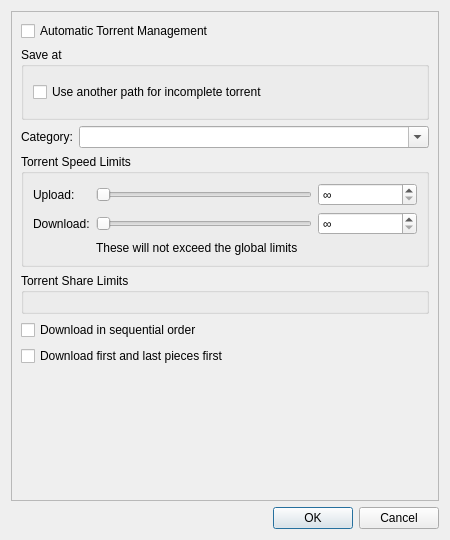
<?xml version="1.0" encoding="UTF-8"?>
<ui version="4.0">
 <class>TorrentOptionsDialog</class>
 <widget class="QDialog" name="TorrentOptionsDialog">
  <property name="geometry">
   <rect>
    <x>0</x>
    <y>0</y>
    <width>450</width>
    <height>540</height>
   </rect>
  </property>
  <property name="windowTitle">
   <string>Torrent Options</string>
  </property>
  <layout class="QVBoxLayout" name="verticalLayout_3">
   <item>
    <widget class="QScrollArea" name="scrollArea">
     <property name="widgetResizable">
      <bool>true</bool>
     </property>
     <widget class="QWidget" name="scrollAreaWidgetContents">
      <property name="geometry">
       <rect>
        <x>0</x>
        <y>0</y>
        <width>444</width>
        <height>476</height>
       </rect>
      </property>
      <layout class="QVBoxLayout" name="verticalLayout_4">
       <item>
        <widget class="QCheckBox" name="checkAutoTMM">
         <property name="toolTip">
          <string>Automatic mode means that various torrent properties (e.g. save path) will be decided by the associated category</string>
         </property>
         <property name="text">
          <string>Automatic Torrent Management</string>
         </property>
        </widget>
       </item>
       <item>
        <widget class="QGroupBox" name="groupBoxSavePath">
         <property name="title">
          <string>Save at</string>
         </property>
         <layout class="QVBoxLayout" name="verticalLayout_2">
          <item>
           <widget class="RemoteFileSystemPathComboEdit" name="savePath" native="true"/>
          </item>
          <item>
           <widget class="QCheckBox" name="checkUseDownloadPath">
            <property name="text">
             <string>Use another path for incomplete torrent</string>
            </property>
           </widget>
          </item>
          <item>
           <widget class="RemoteFileSystemPathComboEdit" name="downloadPath" native="true">
            <property name="enabled">
             <bool>false</bool>
            </property>
           </widget>
          </item>
         </layout>
        </widget>
       </item>
       <item>
        <layout class="QGridLayout" name="gridLayout_4">
         <item row="0" column="0">
          <widget class="QLabel" name="labelCategory">
           <property name="text">
            <string>Category:</string>
           </property>
          </widget>
         </item>
         <item row="0" column="1">
          <widget class="QComboBox" name="comboCategory">
           <property name="sizePolicy">
            <sizepolicy hsizetype="Expanding" vsizetype="Fixed">
             <horstretch>0</horstretch>
             <verstretch>0</verstretch>
            </sizepolicy>
           </property>
           <property name="editable">
            <bool>true</bool>
           </property>
           <property name="maxVisibleItems">
            <number>2147483647</number>
           </property>
           <property name="insertPolicy">
            <enum>QComboBox::InsertPolicy::InsertAtTop</enum>
           </property>
          </widget>
         </item>
        </layout>
       </item>
       <item>
        <widget class="QGroupBox" name="groupBox">
         <property name="title">
          <string>Torrent Speed Limits</string>
         </property>
         <layout class="QGridLayout" name="gridLayout_2">
          <item row="0" column="0">
           <widget class="QLabel" name="label">
            <property name="text">
             <string>Upload:</string>
            </property>
           </widget>
          </item>
          <item row="0" column="1">
           <widget class="QSlider" name="sliderUploadLimit">
            <property name="orientation">
             <enum>Qt::Orientation::Horizontal</enum>
            </property>
           </widget>
          </item>
          <item row="0" column="2">
           <widget class="QSpinBox" name="spinUploadLimit">
            <property name="specialValueText">
             <string>∞</string>
            </property>
            <property name="suffix">
             <string> KiB/s</string>
            </property>
            <property name="maximum">
             <number>2000000</number>
            </property>
            <property name="stepType">
             <enum>QAbstractSpinBox::StepType::AdaptiveDecimalStepType</enum>
            </property>
           </widget>
          </item>
          <item row="1" column="0">
           <widget class="QLabel" name="label_2">
            <property name="text">
             <string>Download:</string>
            </property>
           </widget>
          </item>
          <item row="1" column="1">
           <widget class="QSlider" name="sliderDownloadLimit">
            <property name="orientation">
             <enum>Qt::Orientation::Horizontal</enum>
            </property>
           </widget>
          </item>
          <item row="1" column="2">
           <widget class="QSpinBox" name="spinDownloadLimit">
            <property name="specialValueText">
             <string>∞</string>
            </property>
            <property name="suffix">
             <string> KiB/s</string>
            </property>
            <property name="maximum">
             <number>2000000</number>
            </property>
            <property name="stepType">
             <enum>QAbstractSpinBox::StepType::AdaptiveDecimalStepType</enum>
            </property>
           </widget>
          </item>
          <item row="2" column="1" colspan="2">
           <widget class="QLabel" name="labelWarning">
            <property name="text">
             <string>These will not exceed the global limits</string>
            </property>
           </widget>
          </item>
         </layout>
        </widget>
       </item>
       <item>
        <widget class="QGroupBox" name="torrentShareLimitsBox">
         <property name="title">
          <string>Torrent Share Limits</string>
         </property>
         <layout class="QVBoxLayout" name="torrentShareLimitsBoxLayout">
          <item>
           <widget class="RemoteTorrentShareLimitsWidget" name="torrentShareLimitsWidget" native="true"/>
          </item>
         </layout>
        </widget>
       </item>
       <item>
        <layout class="QGridLayout" name="gridLayout_3">
         
         <item row="0" column="1">
          <widget class="QCheckBox" name="checkSequential">
           <property name="text">
            <string>Download in sequential order</string>
           </property>
          </widget>
         </item>
         <item row="0" column="2">
          <spacer name="horizontalSpacer_2">
           <property name="orientation">
            <enum>Qt::Orientation::Horizontal</enum>
           </property>
           <property name="sizeHint" stdset="0">
            <size>
             <width>40</width>
             <height>20</height>
            </size>
           </property>
          </spacer>
         </item>
         
         <item row="1" column="1">
          <widget class="QCheckBox" name="checkFirstLastPieces">
           <property name="text">
            <string>Download first and last pieces first</string>
           </property>
          </widget>
         </item>
         
        </layout>
       </item>
       <item>
        <spacer name="verticalSpacer">
         <property name="orientation">
          <enum>Qt::Orientation::Vertical</enum>
         </property>
         <property name="sizeHint" stdset="0">
          <size>
           <width>20</width>
           <height>0</height>
          </size>
         </property>
        </spacer>
       </item>
      </layout>
     </widget>
    </widget>
   </item>
   <item>
    <widget class="QDialogButtonBox" name="buttonBox">
     <property name="standardButtons">
      <set>QDialogButtonBox::StandardButton::Cancel|QDialogButtonBox::StandardButton::Ok</set>
     </property>
    </widget>
   </item>
  </layout>
 </widget>
 <customwidgets>
  <customwidget>
   <class>RemoteFileSystemPathComboEdit</class>
   <extends>QWidget</extends>
   <header>gui/RemoteFileSystemPathComboEdit.h</header>
   <container>1</container>
  </customwidget>
  <customwidget>
   <class>RemoteTorrentShareLimitsWidget</class>
   <extends>QWidget</extends>
   <header>gui/RemoteTorrentShareLimitsWidget.h</header>
   <container>1</container>
  </customwidget>
 </customwidgets>
 <resources/>
 <connections/>
</ui>
